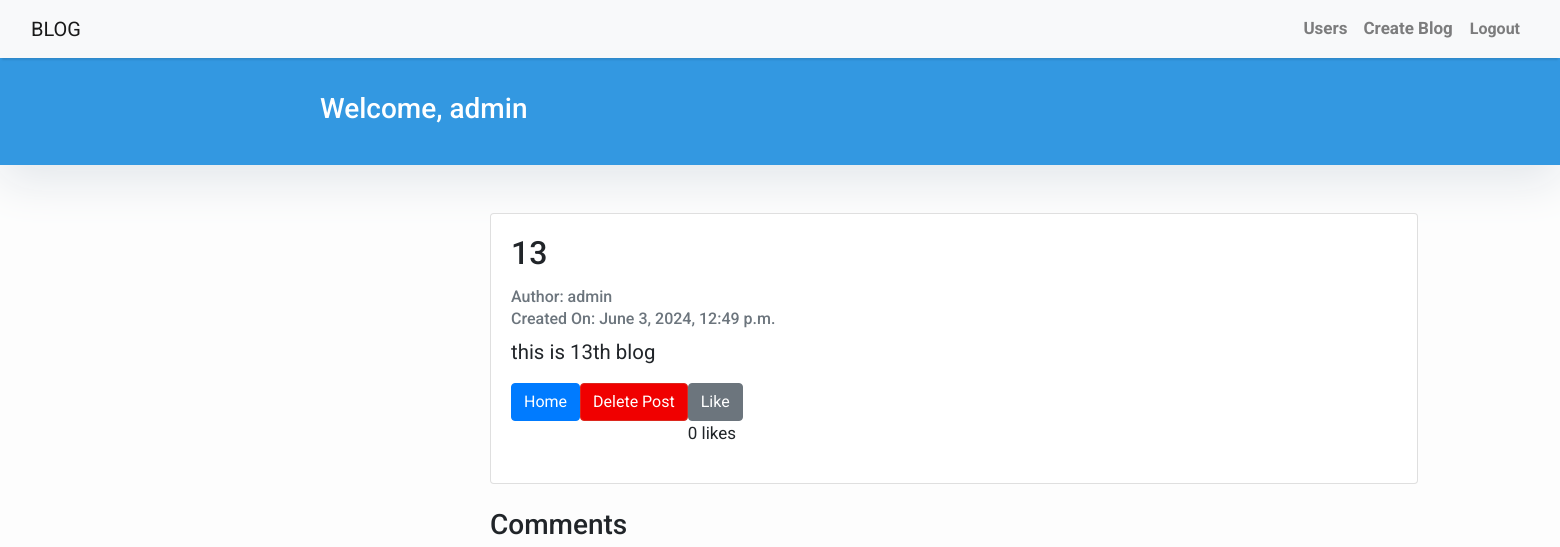
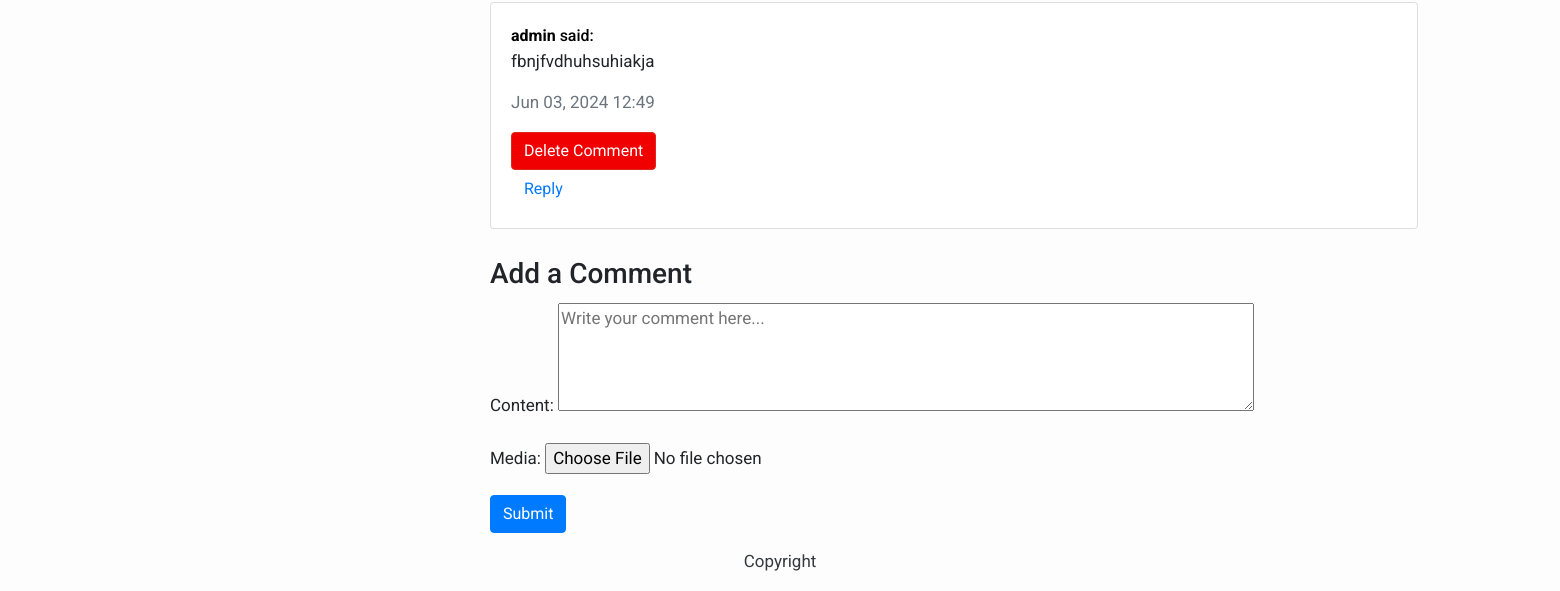
Before: /blog/post/admin_13/ (signed in) with the older database file (2 pictures, top to bottom).
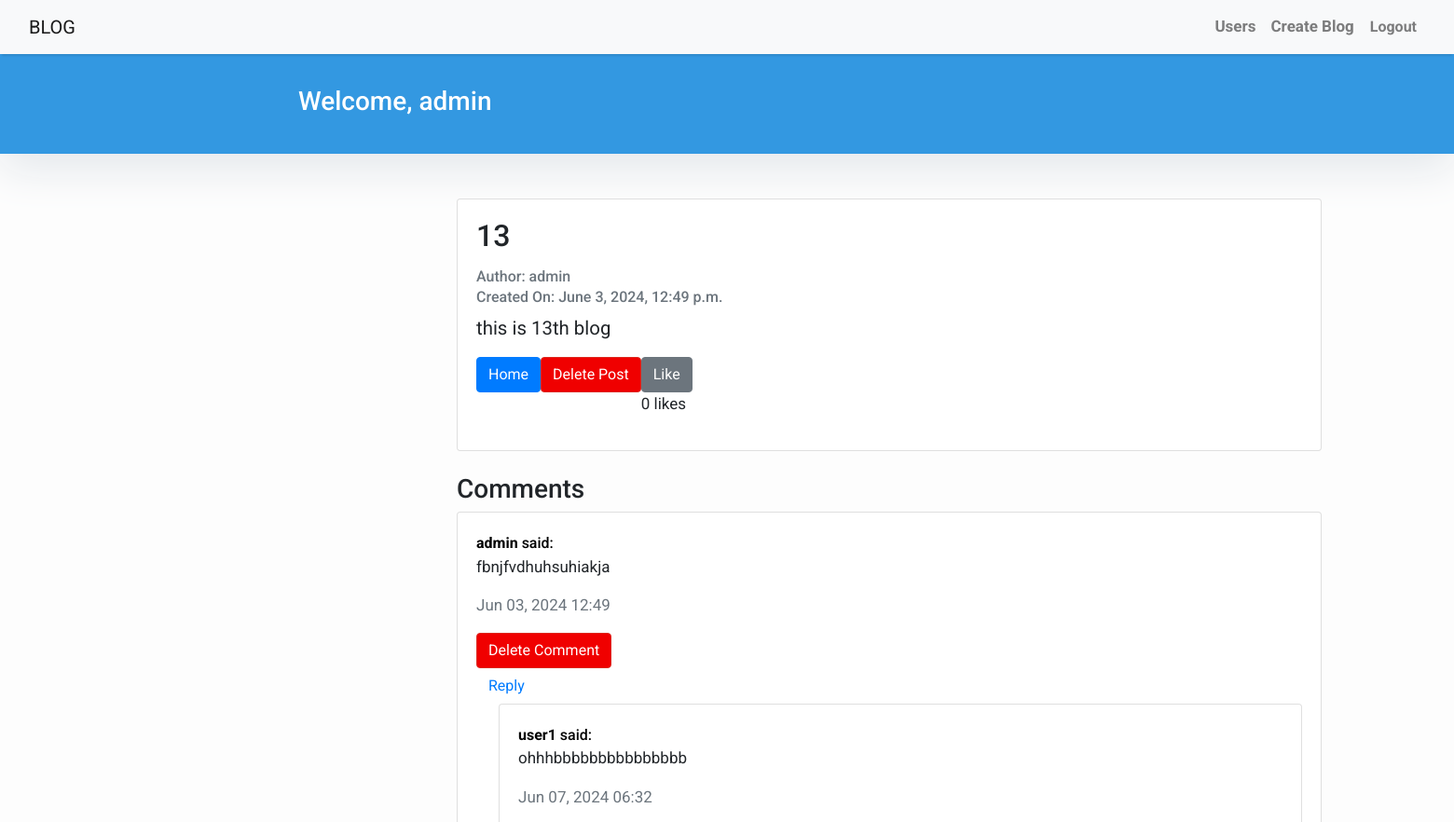
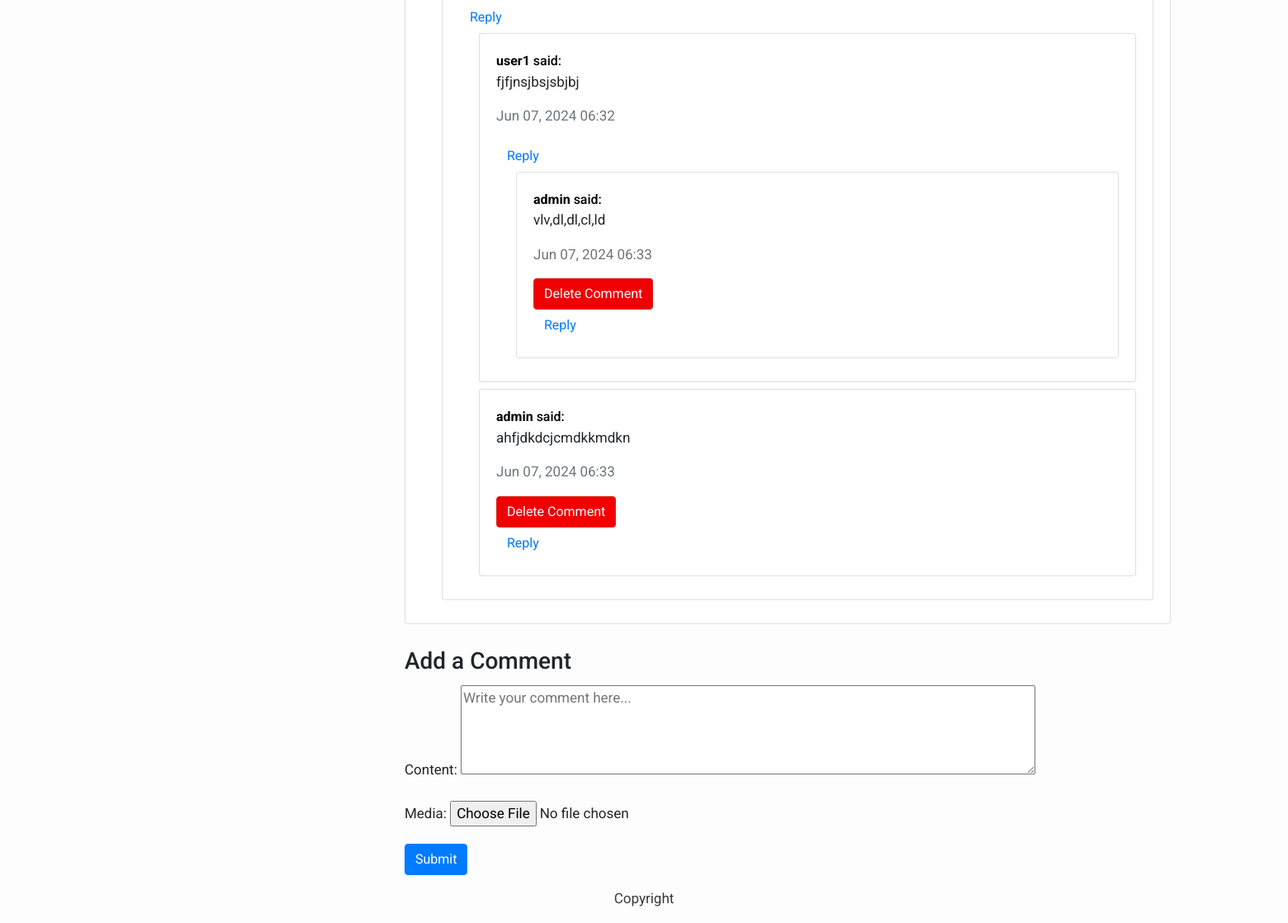
After: the same page with the newer database file (2 pictures, top to bottom).
### blog/models.py (models this page shows, shortened)
class Post(models.Model):
    title = models.CharField(max_length=200, unique=True)
    slug = models.SlugField(max_length=200, unique=True)
    author = models.ForeignKey(User, on_delete= models.CASCADE,related_name='blog_posts')
    updated_on = models.DateTimeField(auto_now= True)
    content = models.TextField()
    created_on = models.DateTimeField(auto_now_add=True)
    media = models.FileField(upload_to='post_media/', blank=True, null=True)
    class Meta:
        ordering = ['-created_on']
    @property
    def total_likes(self):
        return self.likes.count()

class Comment(models.Model):
    post = models.ForeignKey(Post, on_delete=models.CASCADE, related_name='comments')
    parent = models.ForeignKey('self', null=True, blank=True, on_delete=models.CASCADE, related_name='replies')
    author = models.ForeignKey(User, on_delete=models.CASCADE)
    content = models.TextField()
    created_on = models.DateTimeField(auto_now_add=True)
    media = models.FileField(upload_to='comment_media/', blank=True, null=True)
    class Meta:
        ordering = ['-created_on']
    def get_replies(self):
        return Comment.objects.filter(parent=self).order_by('created_on')

### blog/views.py (the view, shortened to what this page needs)
# urls.py: path('post/<slug:slug>/', views.PostDetail.as_view(), name='post_detail'),
class PostDetail(generic.DetailView):
    model = Post
    template_name = 'blog/post_detail.html'
    def get_context_data(self, **kwargs):
        context = super().get_context_data(**kwargs)
        context['form'] = CommentForm()
        context['comments'] = self.object.comments.filter(parent__isnull=True)
        context['liked'] = self.object.likes.filter(user=self.request.user).exists()
        return context

### blog/forms.py
class CommentForm(forms.ModelForm):
    class Meta:
        model = Comment
        fields = ['content', 'media','parent']
        widgets = {
            'content': forms.Textarea(attrs={
                'rows': 4,
                'cols': 75,
                'placeholder': 'Write your comment here...'
            }),
            'parent': forms.HiddenInput()
        }

### blog/templates/blog/post_detail.html (shortened to what this page needs)
{% extends "blog/blogs_base.html" %}
{% load custom_filters %}
{% block content %}
<header class="masthead">
    <div class="container">
        <div class="row">
            <div class=" col-md-8 col-md-10 mx-auto">
                <div class="site-heading">
                    <h3 class=" site-heading my-4 mt-3 text-white"> Welcome, {{ user.username }} </h3>
                </div>
            </div>
        </div>
    </div>
</header>
<div class="container" style="flex-direction: column; max-width: 1150px; margin-left: 475px;">
    <div class="row">
        <div class="col-md-10 mt-5 center">
            <div class="card mb-4">
                <div class="card-body">
                    <h2 class="card-title">{{ post.title }}</h2>
                    <a class="card-text text-muted h6" href="{% url 'user_posts' user.username %}">Author: {{ post.author }}</a>
                    <p class="card-text text-muted h6">Created On: {{ post.created_on }}</p>
                    <p class="card-text" style="font-size: larger;">{{ post.content|slice:":400" }}</p>
                    <div style="display: flex;">
                        <a href="/blog" class="btn btn-primary" style="height:fit-content;">Home</a>
                        {% if user == post.author %}
                        <form method="post" action="{% url 'delete_post' post.slug %}">
                            <button type="submit" class="btn btn-danger">Delete Post</button>
                        </form>
                        {% endif %}
                        <div>
                            <form method="post" action="{% url 'like_post' post.slug %}">
                                <button type="submit" class="btn {% if liked %}btn-danger{% else %}btn-secondary{% endif %}">
                                    {% if liked %}Unlike{% else %}Like{% endif %}
                                </button>
                            </form>
                            <p>{{ post.total_likes }} likes</p>
                        </div>
                    </div>
                </div>
            </div>
            <h3>Comments</h3>
            <div>
                {% for comment in comments %}
                    {% include 'blog/comment.html' with comment=comment %}
                {% empty %}
                <p>No comments yet.</p>
                {% endfor %}
            </div>
            {% if user.is_authenticated %}
            <h3 style="padding-top: 20px; padding-bottom: 5px;">Add a Comment</h3>
            <form method="post" enctype="multipart/form-data">
                {{ form.as_p }}
                <button type="submit" class="btn btn-primary">Submit</button>
            </form>
            {% else %}
            <p>You must be <a href="{% url 'login' %}">logged in</a> to comment.</p>
            {% endif %}
        </div>
    </div>
</div>
{% endblock %}

### blog/templates/blog/blogs_base.html (shortened to what this page needs)
<!DOCTYPE html>
<html>
<head>
    <link rel="stylesheet" href="https://maxcdn.bootstrapcdn.com/bootstrap/4.0.0/css/bootstrap.min.css"
 />
</head>
<body>
    <nav class="navbar navbar-expand-lg navbar-light bg-light shadow" id="mainNav">
        <div class="container-fluid">
            <a class="navbar-brand" href="{% url 'home' %}">BLOG</a>
            <div class="collapse navbar-collapse" id="navbarResponsive">
                <ul class="navbar-nav ml-auto">
                    <a class="nav-link text-black font-weight-bold" href="{% url 'user_list' %}">Users</a>
                    {% if user.is_authenticated %}
                    <li class="nav-item text-black">
                        <a class="nav-link text-black font-weight-bold" href="{% url 'create_blog' %}">Create Blog</a>
                    </li>
                    <li class="nav-item text-black font-weight-bold">
                        <form method="post" action="{% url 'logout' %}">
                            <button type="submit" class="btn btn-link nav-link text-black font-weight-bold">Logout</button>
                        </form>
                    </li>
                    {% endif %}
                </ul>
            </div>
        </div>
    </nav>
    {% block content %}{% endblock content %}
    <footer class="py-3 bg-grey">
        <p class="m-0 text-dark text-center ">Copyright</p>
    </footer>
</body>
</html>

### blog/templates/blog/comment.html (shortened to what this page needs)
{% load custom_filters %}
<div class="card mb-2">
    <div class="card-body">
        <a class="card-text h6" style="color: black;" href="{% url 'user_posts' user.username %}"><strong>{{ comment.author }}</strong> said:</a>
        <p class="card-text">{{ comment.content }}</p>
        <p class="card-text text-muted">{{ comment.created_on|date:"M d, Y H:i" }}</p>
        {% if user == comment.author %}
        <form method="post" action="{% url 'delete_comment' comment.pk %}">
            <button type="submit" class="btn btn-danger">Delete Comment</button>
        </form>
        {% endif %}
        <button class="btn btn-link reply" data-id="{{ comment.id }}">Reply</button>
        {% for reply in comment.get_replies %}
            <div class="ml-4">
                {% include 'blog/comment.html' with comment=reply %}
            </div>
        {% endfor %}
    </div>
</div>

### blog/templates/blog/blogs_base.html (style rules this page uses)
body { font-family: "Roboto", sans-serif; font-size: 17px; background-color: #fdfdfd; }
.shadow { box-shadow: 0 4px 2px -2px rgba(0, 0, 0, 0.1); }
.btn-danger { color: #fff; background-color: #f00000; border-color: #dc281e; }
.masthead { background: #3398E1; height: auto; padding-bottom: 15px; box-shadow: 0 16px 48px #E3E7EB; padding-top: 10px; }

Changed rows visible on the page:
added Comment: author "user1", content "ohhhbbbbbbbbbbbbbbb", created_on "Jun 07, 2024 06:32", shown under "admin"
added Comment: author "user1", content "fjfjnsjbsjsbjbj", created_on "Jun 07, 2024 06:32"
added Comment: author "admin", content "vlv,dl,dl,cl,ld", created_on "Jun 07, 2024 06:33", shows "Delete Comment", shown under "user1"
added Comment: author "admin", content "ahfjdkdcjcmdkkmdkn", created_on "Jun 07, 2024 06:33", shows "Delete Comment", shown under "user1"
